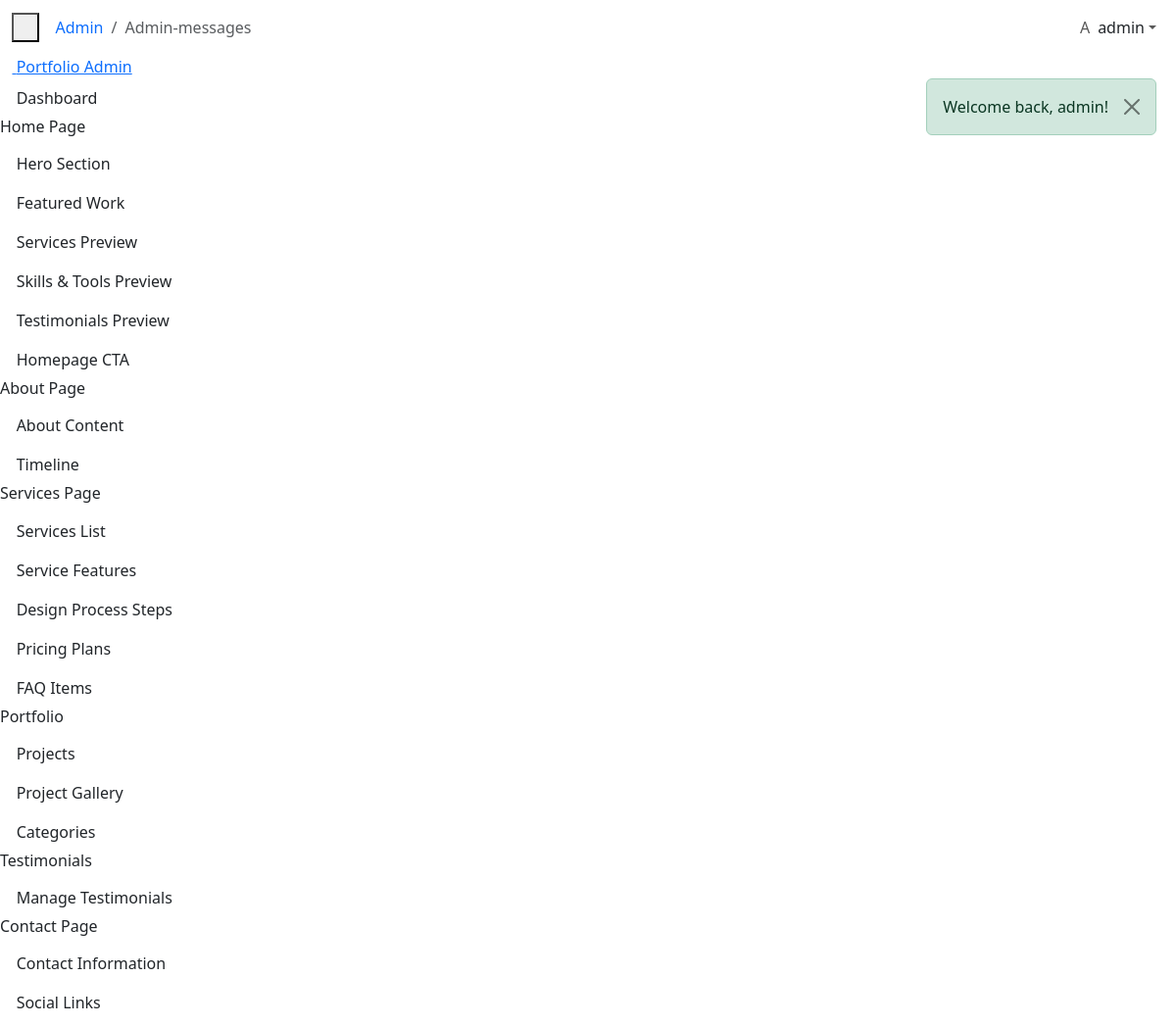
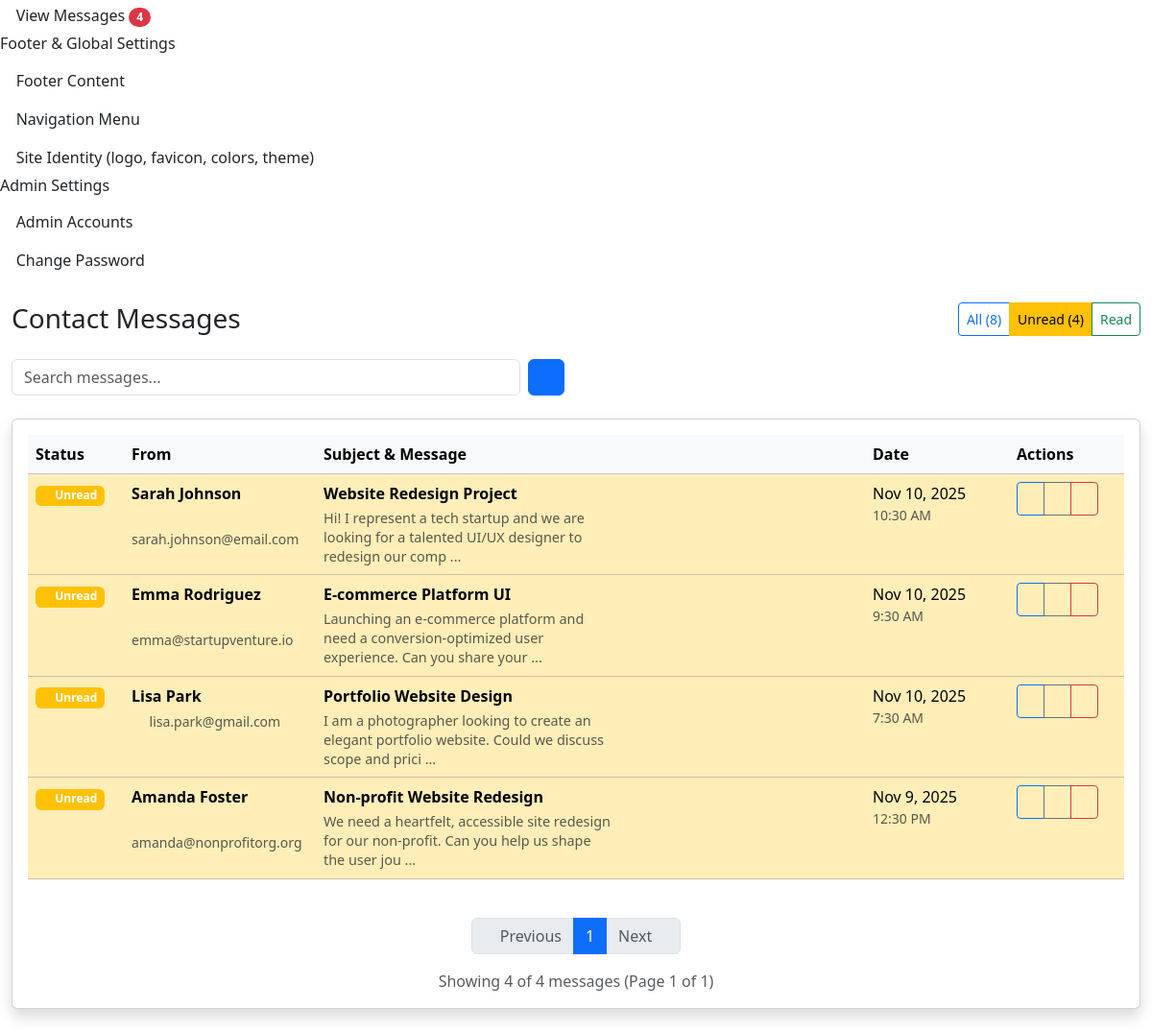
The page /public/admin/messages?filter=unread (signed in) on the database its author committed (2 pictures, top to bottom).
### tables this page shows
CREATE TABLE messages (
    id INT NOT NULL AUTO_INCREMENT,
    name VARCHAR(150) NOT NULL,
    email VARCHAR(150) NOT NULL,
    subject VARCHAR(200) NOT NULL,
    message TEXT NOT NULL,
    is_read TINYINT(1) NOT NULL DEFAULT 0,
    responded_at TIMESTAMP NULL DEFAULT NULL,
    created_at TIMESTAMP DEFAULT CURRENT_TIMESTAMP,
    PRIMARY KEY (id),
    INDEX idx_messages_created_at (created_at),
    INDEX idx_messages_is_read (is_read)
);

CREATE TABLE navigation_menu (
    id INT NOT NULL AUTO_INCREMENT,
    title VARCHAR(150) NOT NULL,
    url VARCHAR(255) DEFAULT NULL,
    icon VARCHAR(120) DEFAULT NULL,
    parent_id INT DEFAULT NULL,
    sort_order INT NOT NULL DEFAULT 0,
    is_active TINYINT(1) NOT NULL DEFAULT 1,
    target VARCHAR(20) DEFAULT '_self',
    created_at TIMESTAMP DEFAULT CURRENT_TIMESTAMP,
    updated_at TIMESTAMP DEFAULT CURRENT_TIMESTAMP ON UPDATE CURRENT_TIMESTAMP,
    PRIMARY KEY (id),
    INDEX idx_navigation_parent (parent_id),
    CONSTRAINT fk_navigation_parent
        FOREIGN KEY (parent_id) REFERENCES navigation_menu(id)
        ON DELETE CASCADE
);

### app/views/admin/messages.php (the view, shortened to what the rows shown need)
<div class="container-fluid py-4">
    <div class="row">
        <div class="col-12">
            <div class="d-flex justify-content-between align-items-center mb-4">
                <h1 class="h3 mb-0">Contact Messages</h1>
            </div>
        </div>
    </div>
    <div class="row">
        <div class="col-12">
            <div class="card shadow">
                <div class="card-body">
                    <?php if (!empty($messages)): ?>
                        <div class="table-responsive">
                            <table class="table table-hover">
                                <thead class="table-light">
                                    <tr>
                                        <th width="100">Status</th>
                                        <th width="200">From</th>
                                        <th>Subject & Message</th>
                                        <th width="150">Date</th>
                                        <th width="120">Actions</th>
                                    </tr>
                                </thead>
                                <tbody>
                                    <?php foreach ($messages as $message): ?>
                                        <tr class="<?= $message['is_read'] ? '' : 'table-warning' ?>">
                                            <td>
                                                <?php if ($message['is_read']): ?>
                                                    <span class="badge bg-success">
                                                        <i class="bi bi-check-circle"></i> Read
                                                    </span>
                                                <?php else: ?>
                                                    <span class="badge bg-warning">
                                                        <i class="bi bi-exclamation-circle"></i> Unread
                                                    </span>
                                                <?php endif; ?>
                                            </td>
                                            <td>
                                                <div class="d-flex flex-column">
                                                    <strong class="mb-1"><?= htmlspecialchars($message['name']) ?></strong>
                                                    <small class="text-muted">
                                                        <i class="bi bi-envelope me-1"></i>
                                                        <?= htmlspecialchars($message['email']) ?>
                                                    </small>
                                                </div>
                                            </td>
                                            <td>
                                                <div class="message-content">
                                                    <div class="message-subject fw-bold mb-1">
                                                        <?= htmlspecialchars($message['subject']) ?>
                                                    </div>
                                                    <div class="message-preview text-muted">
                                                        <?= htmlspecialchars(substr($message['message'], 0, 100)) ?>
                                                        <?= strlen($message['message']) > 100 ? '...' : '' ?>
                                                    </div>
                                                </div>
                                            </td>
                                            <td>
                                                <div class="d-flex flex-column">
                                                    <span class="fw-medium"><?= date('M j, Y', strtotime($message['created_at'])) ?></span>
                                                    <small class="text-muted"><?= date('g:i A', strtotime($message['created_at'])) ?></small>
                                                </div>
                                            </td>
                                            <td>
                                                <div class="btn-group btn-group-sm" role="group">
                                                    <a href="<?= url('admin/messages/' . $message['id']) ?>"
                                                       class="btn btn-outline-primary"
                                                       data-bs-toggle="tooltip" title="View Details">
                                                        <i class="bi bi-eye"></i>
                                                    </a>
                                                    <button type="button"
                                                            class="btn btn-outline-secondary"
                                                            onclick="toggleReadStatus(<?= $message['id'] ?>, <?= $message['is_read'] ? 'false' : 'true' ?>)"
                                                            data-bs-toggle="tooltip"
                                                            title="<?= $message['is_read'] ? 'Mark as Unread' : 'Mark as Read' ?>">
                                                        <i class="bi bi-<?= $message['is_read'] ? 'envelope' : 'envelope-open' ?>"></i>
                                                    </button>
                                                    <button type="button"
                                                            class="btn btn-outline-danger"
                                                            onclick="deleteMessage(<?= $message['id'] ?>)"
                                                            data-bs-toggle="tooltip" title="Delete">
                                                        <i class="bi bi-trash"></i>
                                                    </button>
                                                </div>
                                            </td>
                                        </tr>
                                    <?php endforeach; ?>
                                </tbody>
                            </table>
                        </div>
                        <?php if (isset($pagination)): ?>
                            <nav aria-label="Messages Pagination" class="mt-4">
                                <ul class="pagination justify-content-center">
                                    <li class="page-item <?= !$pagination['has_prev'] ? 'disabled' : '' ?>">
                                        <a class="page-link"
                                           href="<?= $pagination['has_prev'] ? url('admin/messages?page=' . ($pagination['current_page'] - 1) . '&filter=' . $current_filter . ($search_query ? '&search=' . urlencode($search_query) : '')) : '#' ?>">
                                            <i class="bi bi-chevron-left"></i> Previous
                                        </a>
                                    </li>
                                    <?php
                                    $start_page = max(1, $pagination['current_page'] - 2);
                                    $end_page = min($pagination['total_pages'], $pagination['current_page'] + 2);
                                    for ($i = $start_page; $i <= $end_page; $i++):
                                    ?>
                                        <li class="page-item <?= $i === $pagination['current_page'] ? 'active' : '' ?>">
                                            <a class="page-link"
                                               href="<?= url('admin/messages?page=' . $i . '&filter=' . $current_filter . ($search_query ? '&search=' . urlencode($search_query) : '')) ?>">
                                                <?= $i ?>
                                            </a>
                                        </li>
                                    <?php endfor; ?>
                                    <li class="page-item <?= !$pagination['has_next'] ? 'disabled' : '' ?>">
                                        <a class="page-link"
                                           href="<?= $pagination['has_next'] ? url('admin/messages?page=' . ($pagination['current_page'] + 1) . '&filter=' . $current_filter . ($search_query ? '&search=' . urlencode($search_query) : '')) : '#' ?>">
                                            Next <i class="bi bi-chevron-right"></i>
                                        </a>
                                    </li>
                                </ul>
                                <div class="text-center text-muted">
                                    Showing <?= count($messages) ?> of <?= $pagination['total'] ?> messages
                                    (Page <?= $pagination['current_page'] ?> of <?= $pagination['total_pages'] ?>)
                                </div>
                            </nav>
                        <?php endif; ?>
                    <?php endif; ?>
                </div>
            </div>
        </div>
    </div>
</div>

### rows shown on the page
messages: is_read 0 (drawn), name "Sarah Johnson", email "sarah.johnson@email.com", subject "Website Redesign Project", message "Hi! I represent a tech startup and we are looking for a talented UI/UX designer to redesign our comp", created_at "Nov 10, 2025", created_at "10:30 AM"
messages: is_read 0 (drawn), name "Emma Rodriguez", email "emma@startupventure.io", subject "E-commerce Platform UI", message "Launching an e-commerce platform and need a conversion-optimized user experience. Can you share your", created_at "Nov 10, 2025", created_at "9:30 AM"
messages: is_read 0 (drawn), name "Lisa Park", email "lisa.park@gmail.com", subject "Portfolio Website Design", message "I am a photographer looking to create an elegant portfolio website. Could we discuss scope and prici", created_at "Nov 10, 2025", created_at "7:30 AM"
messages: is_read 0 (drawn), name "Amanda Foster", email "amanda@nonprofitorg.org", subject "Non-profit Website Redesign", message "We need a heartfelt, accessible site redesign for our non-profit. Can you help us shape the user jou", created_at "Nov 9, 2025", created_at "12:30 PM"
navigation_menu: is_active "1"

### other values the page prints
$page "Admin-messages"
$currentUserInitial "A"
$currentUser['username'] "admin"
$unread_messages "4"
$message "Welcome back, admin!"
$total_messages "8"
count($messages) "4"
$pagination['total'] "4"
